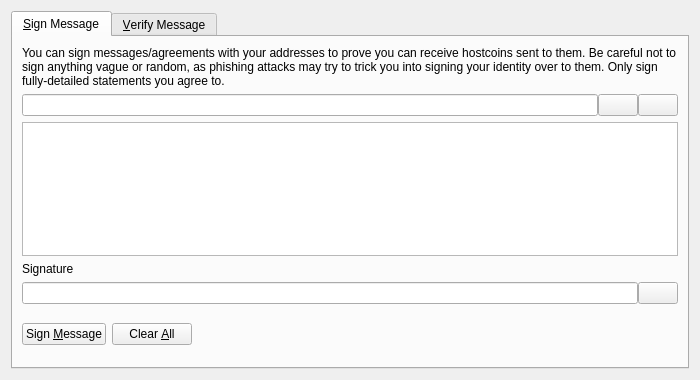
<?xml version="1.0" encoding="UTF-8"?>
<ui version="4.0">
 <class>SignVerifyMessageDialog</class>
 <widget class="QDialog" name="SignVerifyMessageDialog">
  <property name="geometry">
   <rect>
    <x>0</x>
    <y>0</y>
    <width>700</width>
    <height>380</height>
   </rect>
  </property>
  <property name="windowTitle">
   <string>Signatures - Sign / Verify a Message</string>
  </property>
  <property name="modal">
   <bool>true</bool>
  </property>
  <layout class="QVBoxLayout" name="verticalLayout">
   <item>
    <widget class="QTabWidget" name="tabWidget">
     <property name="currentIndex">
      <number>0</number>
     </property>
     <widget class="QWidget" name="tabSignMessage">
      <attribute name="title">
       <string>&amp;Sign Message</string>
      </attribute>
      <layout class="QVBoxLayout" name="verticalLayout_SM">
       <item>
        <widget class="QLabel" name="infoLabel_SM">
         <property name="text">
          <string>You can sign messages/agreements with your addresses to prove you can receive hostcoins sent to them. Be careful not to sign anything vague or random, as phishing attacks may try to trick you into signing your identity over to them. Only sign fully-detailed statements you agree to.</string>
         </property>
         <property name="textFormat">
          <enum>Qt::PlainText</enum>
         </property>
         <property name="wordWrap">
          <bool>true</bool>
         </property>
        </widget>
       </item>
       <item>
        <layout class="QHBoxLayout" name="horizontalLayout_1_SM">
         <property name="spacing">
          <number>0</number>
         </property>
         <item>
          <widget class="QValidatedLineEdit" name="addressIn_SM">
           <property name="toolTip">
            <string>The hostcoin address to sign the message with</string>
           </property>
          </widget>
         </item>
         <item>
          <widget class="QPushButton" name="addressBookButton_SM">
           <property name="toolTip">
            <string>Choose previously used address</string>
           </property>
           <property name="text">
            <string/>
           </property>
           <property name="icon">
            <iconset resource="../bitcoin.qrc">
             <normaloff>:/icons/address-book</normaloff>:/icons/address-book</iconset>
           </property>
           <property name="shortcut">
            <string>Alt+A</string>
           </property>
           <property name="autoDefault">
            <bool>false</bool>
           </property>
          </widget>
         </item>
         <item>
          <widget class="QPushButton" name="pasteButton_SM">
           <property name="toolTip">
            <string>Paste address from clipboard</string>
           </property>
           <property name="text">
            <string/>
           </property>
           <property name="icon">
            <iconset resource="../bitcoin.qrc">
             <normaloff>:/icons/editpaste</normaloff>:/icons/editpaste</iconset>
           </property>
           <property name="shortcut">
            <string>Alt+P</string>
           </property>
           <property name="autoDefault">
            <bool>false</bool>
           </property>
          </widget>
         </item>
        </layout>
       </item>
       <item>
        <widget class="QPlainTextEdit" name="messageIn_SM">
         <property name="toolTip">
          <string>Enter the message you want to sign here</string>
         </property>
        </widget>
       </item>
       <item>
        <widget class="QLabel" name="signatureLabel_SM">
         <property name="text">
          <string>Signature</string>
         </property>
         <property name="textFormat">
          <enum>Qt::PlainText</enum>
         </property>
        </widget>
       </item>
       <item>
        <layout class="QHBoxLayout" name="horizontalLayout_2_SM">
         <property name="spacing">
          <number>0</number>
         </property>
         <item>
          <widget class="QLineEdit" name="signatureOut_SM">
           <property name="font">
            <font>
             <italic>true</italic>
            </font>
           </property>
           <property name="readOnly">
            <bool>true</bool>
           </property>
          </widget>
         </item>
         <item>
          <widget class="QPushButton" name="copySignatureButton_SM">
           <property name="toolTip">
            <string>Copy the current signature to the system clipboard</string>
           </property>
           <property name="text">
            <string/>
           </property>
           <property name="icon">
            <iconset resource="../bitcoin.qrc">
             <normaloff>:/icons/editcopy</normaloff>:/icons/editcopy</iconset>
           </property>
           <property name="autoDefault">
            <bool>false</bool>
           </property>
          </widget>
         </item>
        </layout>
       </item>
       <item>
        <layout class="QHBoxLayout" name="horizontalLayout_3_SM">
         <item>
          <widget class="QPushButton" name="signMessageButton_SM">
           <property name="toolTip">
            <string>Sign the message to prove you own this hostcoin address</string>
           </property>
           <property name="text">
            <string>Sign &amp;Message</string>
           </property>
           <property name="icon">
            <iconset resource="../bitcoin.qrc">
             <normaloff>:/icons/edit</normaloff>:/icons/edit</iconset>
           </property>
           <property name="autoDefault">
            <bool>false</bool>
           </property>
          </widget>
         </item>
         <item>
          <widget class="QPushButton" name="clearButton_SM">
           <property name="toolTip">
            <string>Reset all sign message fields</string>
           </property>
           <property name="text">
            <string>Clear &amp;All</string>
           </property>
           <property name="icon">
            <iconset resource="../bitcoin.qrc">
             <normaloff>:/icons/remove</normaloff>:/icons/remove</iconset>
           </property>
           <property name="autoDefault">
            <bool>false</bool>
           </property>
          </widget>
         </item>
         <item>
          <spacer name="horizontalSpacer_1_SM">
           <property name="orientation">
            <enum>Qt::Horizontal</enum>
           </property>
           <property name="sizeHint" stdset="0">
            <size>
             <width>40</width>
             <height>48</height>
            </size>
           </property>
          </spacer>
         </item>
         <item>
          <widget class="QLabel" name="statusLabel_SM">
           <property name="font">
            <font>
             <weight>75</weight>
             <bold>true</bold>
            </font>
           </property>
           <property name="text">
            <string/>
           </property>
           <property name="wordWrap">
            <bool>true</bool>
           </property>
          </widget>
         </item>
         <item>
          <spacer name="horizontalSpacer_2_SM">
           <property name="orientation">
            <enum>Qt::Horizontal</enum>
           </property>
           <property name="sizeHint" stdset="0">
            <size>
             <width>40</width>
             <height>48</height>
            </size>
           </property>
          </spacer>
         </item>
        </layout>
       </item>
      </layout>
     </widget>
     <widget class="QWidget" name="tabVerifyMessage">
      <attribute name="title">
       <string>&amp;Verify Message</string>
      </attribute>
      <layout class="QVBoxLayout" name="verticalLayout_VM">
       <item>
        <widget class="QLabel" name="infoLabel_VM">
         <property name="text">
          <string>Enter the receiver's address, message (ensure you copy line breaks, spaces, tabs, etc. exactly) and signature below to verify the message. Be careful not to read more into the signature than what is in the signed message itself, to avoid being tricked by a man-in-the-middle attack. Note that this only proves the signing party receives with the address, it cannot prove sendership of any transaction!</string>
         </property>
         <property name="textFormat">
          <enum>Qt::PlainText</enum>
         </property>
         <property name="alignment">
          <set>Qt::AlignLeading|Qt::AlignLeft|Qt::AlignTop</set>
         </property>
         <property name="wordWrap">
          <bool>true</bool>
         </property>
        </widget>
       </item>
       <item>
        <layout class="QHBoxLayout" name="horizontalLayout_1_VM">
         <property name="spacing">
          <number>0</number>
         </property>
         <item>
          <widget class="QValidatedLineEdit" name="addressIn_VM">
           <property name="toolTip">
            <string>The hostcoin address the message was signed with</string>
           </property>
          </widget>
         </item>
         <item>
          <widget class="QPushButton" name="addressBookButton_VM">
           <property name="toolTip">
            <string>Choose previously used address</string>
           </property>
           <property name="text">
            <string/>
           </property>
           <property name="icon">
            <iconset resource="../bitcoin.qrc">
             <normaloff>:/icons/address-book</normaloff>:/icons/address-book</iconset>
           </property>
           <property name="shortcut">
            <string>Alt+A</string>
           </property>
           <property name="autoDefault">
            <bool>false</bool>
           </property>
          </widget>
         </item>
        </layout>
       </item>
       <item>
        <widget class="QPlainTextEdit" name="messageIn_VM"/>
       </item>
       <item>
        <widget class="QValidatedLineEdit" name="signatureIn_VM"/>
       </item>
       <item>
        <layout class="QHBoxLayout" name="horizontalLayout_2_VM">
         <item>
          <widget class="QPushButton" name="verifyMessageButton_VM">
           <property name="toolTip">
            <string>Verify the message to ensure it was signed with the specified hostcoin address</string>
           </property>
           <property name="text">
            <string>Verify &amp;Message</string>
           </property>
           <property name="icon">
            <iconset resource="../bitcoin.qrc">
             <normaloff>:/icons/transaction_0</normaloff>:/icons/transaction_0</iconset>
           </property>
           <property name="autoDefault">
            <bool>false</bool>
           </property>
          </widget>
         </item>
         <item>
          <widget class="QPushButton" name="clearButton_VM">
           <property name="toolTip">
            <string>Reset all verify message fields</string>
           </property>
           <property name="text">
            <string>Clear &amp;All</string>
           </property>
           <property name="icon">
            <iconset resource="../bitcoin.qrc">
             <normaloff>:/icons/remove</normaloff>:/icons/remove</iconset>
           </property>
           <property name="autoDefault">
            <bool>false</bool>
           </property>
          </widget>
         </item>
         <item>
          <spacer name="horizontalSpacer_1_VM">
           <property name="orientation">
            <enum>Qt::Horizontal</enum>
           </property>
           <property name="sizeHint" stdset="0">
            <size>
             <width>40</width>
             <height>48</height>
            </size>
           </property>
          </spacer>
         </item>
         <item>
          <widget class="QLabel" name="statusLabel_VM">
           <property name="font">
            <font>
             <weight>75</weight>
             <bold>true</bold>
            </font>
           </property>
           <property name="text">
            <string/>
           </property>
           <property name="wordWrap">
            <bool>true</bool>
           </property>
          </widget>
         </item>
         <item>
          <spacer name="horizontalSpacer_2_VM">
           <property name="orientation">
            <enum>Qt::Horizontal</enum>
           </property>
           <property name="sizeHint" stdset="0">
            <size>
             <width>40</width>
             <height>48</height>
            </size>
           </property>
          </spacer>
         </item>
        </layout>
       </item>
      </layout>
     </widget>
    </widget>
   </item>
  </layout>
 </widget>
 <customwidgets>
  <customwidget>
   <class>QValidatedLineEdit</class>
   <extends>QLineEdit</extends>
   <header>qt/qvalidatedlineedit.h</header>
  </customwidget>
 </customwidgets>
 <resources>
  <include location="../bitcoin.qrc"/>
 </resources>
 <connections/>
</ui>
